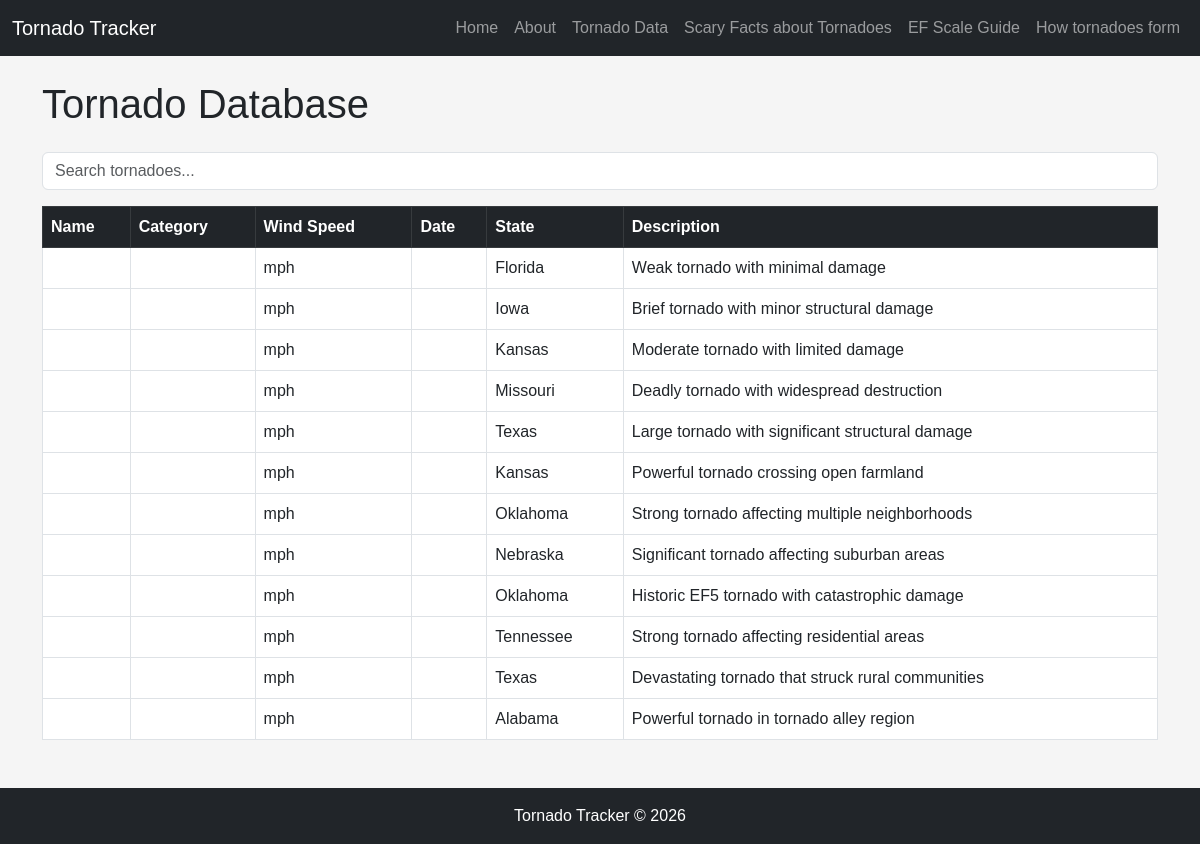
Screenshot of /tornadoes with the database file from the repository.
### tables this page shows
CREATE TABLE tornadoes (
            id INTEGER PRIMARY KEY AUTOINCREMENT,
            state_id INTEGER NOT NULL,
            date DATE NOT NULL,
            ef_rating INTEGER NOT NULL CHECK(ef_rating >= 0 AND ef_rating <= 5),
            width_yards INTEGER,
            length_miles REAL,
            fatalities INTEGER DEFAULT 0,
            injuries INTEGER DEFAULT 0,
            damage_cost REAL,
            description TEXT,
            city TEXT,
            created_at TIMESTAMP DEFAULT CURRENT_TIMESTAMP,
            FOREIGN KEY (state_id) REFERENCES states(id)
        );

CREATE TABLE states (
            id INTEGER PRIMARY KEY AUTOINCREMENT,
            name TEXT NOT NULL UNIQUE,
            abbreviation TEXT NOT NULL UNIQUE,
            region TEXT NOT NULL,
            created_at TIMESTAMP DEFAULT CURRENT_TIMESTAMP
        );

### v0/flask-sql-ite-web-app/backend/templates/main.py (the view)
@app.route('/tornadoes')
def tornadoes_list():
    conn = get_db()
    cursor = conn.cursor()
    state_filter = request.args.get('state', '')
    ef_filter = request.args.get('ef_rating', '')
    year_filter = request.args.get('year', '')
    query = '''
        SELECT t.*, s.name as state_name, s.abbreviation
        FROM tornadoes t
        JOIN states s ON t.state_id = s.id
        WHERE 1=1
    '''
    params = []
    if state_filter:
        query += ' AND s.id = ?'
        params.append(state_filter)
    if ef_filter:
        query += ' AND t.ef_rating = ?'
        params.append(ef_filter)
    if year_filter:
        query += ' AND strftime("%Y", t.date) = ?'
        params.append(year_filter)
    query += ' ORDER BY t.date DESC'
    cursor.execute(query, params)
    tornadoes = cursor.fetchall()
    cursor.execute('SELECT * FROM states ORDER BY name')
    states = cursor.fetchall()
    cursor.execute('SELECT DISTINCT strftime("%Y", date) as year FROM tornadoes ORDER BY year DESC')
    years = [row['year'] for row in cursor.fetchall()]
    conn.close()
    return render_template('tornadoes.html',
                         tornadoes=tornadoes,
                         states=states,
                         years=years,
                         current_state=state_filter,
                         current_ef=ef_filter,
                         current_year=year_filter)

### v0/flask-sql-ite-web-app/backend/templates/main.py (called while the page is built)
def get_db():
    conn = sqlite3.connect(DATABASE)
    conn.row_factory = sqlite3.Row
    return conn

### templates/tornadoes.html (shortened to what this page needs)
{% extends "base.html" %}
{% block content %}
<h1 class="mb-4">Tornado Database</h1>
<input type="text" id="searchInput" class="form-control mb-3"
       placeholder="Search tornadoes...">
<table class="table table-bordered table-hover" id="tornadoTable">
    <thead class="table-dark">
        <tr>
            <th>Name</th>
            <th>Category</th>
            <th>Wind Speed</th>
            <th>Date</th>
            <th>State</th>
            <th>Description</th>
        </tr>
    </thead>
    <tbody>
        {% for tornado in tornadoes %}
        <tr>
            <td>{{ tornado.tornado_name }}</td>
            <td>{{ tornado.category }}</td>
            <td>{{ tornado.wind_speed }} mph</td>
            <td>{{ tornado.date_occurred }}</td>
            <td>{{ tornado.state_name }}</td>
            <td>{{ tornado.description }}</td>
        </tr>
        {% endfor %}
    </tbody>
</table>
{% endblock %}

### templates/base.html (shortened to what this page needs)
<!DOCTYPE html>
<html lang="en">
<head>
    <link href="https://cdn.jsdelivr.net/npm/bootstrap@5.3.0/dist/css/bootstrap.min.css" rel="stylesheet">
    <link rel="stylesheet" href="{{ url_for('static', filename='css/style.css') }}">
</head>
<body>
<nav class="navbar navbar-expand-lg navbar-dark bg-dark">
    <div class="container-fluid">
        <a class="navbar-brand" href="{{ url_for('home') }}">
            Tornado Tracker
        </a>
        <div class="collapse navbar-collapse" id="navbarNav">
            <ul class="navbar-nav ms-auto">
                <li class="nav-item">
                    <a class="nav-link" href="{{ url_for('home') }}">Home</a>
                </li>
                <li class="nav-item">
                    <a class="nav-link" href="{{ url_for('about') }}">About</a>
                </li>
                <li class="nav-item">
                    <a class="nav-link" href="{{ url_for('tornadoes') }}">Tornado Data</a>
                </li>
                <li class="nav-item">
                    <a class="nav-link" href="{{ url_for('stats') }}">Scary Facts about Tornadoes</a>
                </li>
                <li class="nav-item">
                    <a class="nav-link" href="{{ url_for('ef_scale') }}">EF Scale Guide</a>
                </li>
                <li class="nav-item">
                    <a class="nav-link" href="{{ url_for('tornado_formation') }}">How tornadoes form</a>
                </li>
            </ul>
        </div>
    </div>
</nav>
<div class="container mt-4">
    {% block content %}{% endblock %}
</div>
<footer class="text-center mt-5 p-3 bg-dark text-white">
    Tornado Tracker © 2026
</footer>
</body>
</html>

### static/css/style.css (style rules this page uses)
body { background-color: #f5f5f5; font-family: Arial, sans-serif; }
footer { background-color: #222; color: white; padding: 20px; text-align: center; margin-top: 40px; }

### rows the page displays
tornadoes: state_name "Florida", description "Weak tornado with minimal damage"
tornadoes: state_name "Iowa", description "Brief tornado with minor structural damage"
tornadoes: state_name "Kansas", description "Moderate tornado with limited damage"
tornadoes: state_name "Missouri", description "Deadly tornado with widespread destruction"
tornadoes: state_name "Texas", description "Large tornado with significant structural damage"
tornadoes: state_name "Kansas", description "Powerful tornado crossing open farmland"
tornadoes: state_name "Oklahoma", description "Strong tornado affecting multiple neighborhoods"
tornadoes: state_name "Nebraska", description "Significant tornado affecting suburban areas"
tornadoes: state_name "Oklahoma", description "Historic EF5 tornado with catastrophic damage"
tornadoes: state_name "Tennessee", description "Strong tornado affecting residential areas"
tornadoes: state_name "Texas", description "Devastating tornado that struck rural communities"
tornadoes: state_name "Alabama", description "Powerful tornado in tornado alley region"
